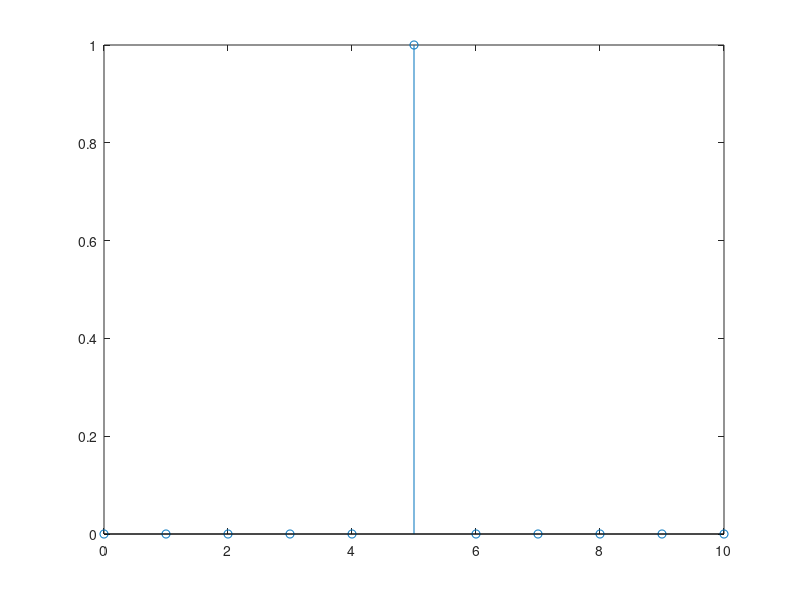

Recreate this plot in MATLAB.
n0 = 5;
n1 = 0;
n2 = 10;
n = n1:n2;
x = (n-n0) == 0; stem(n, x);


%function [x, n] = impseq(n0,n1,n2)
%n = n1:n2;
%x= (n-n0) ==0;